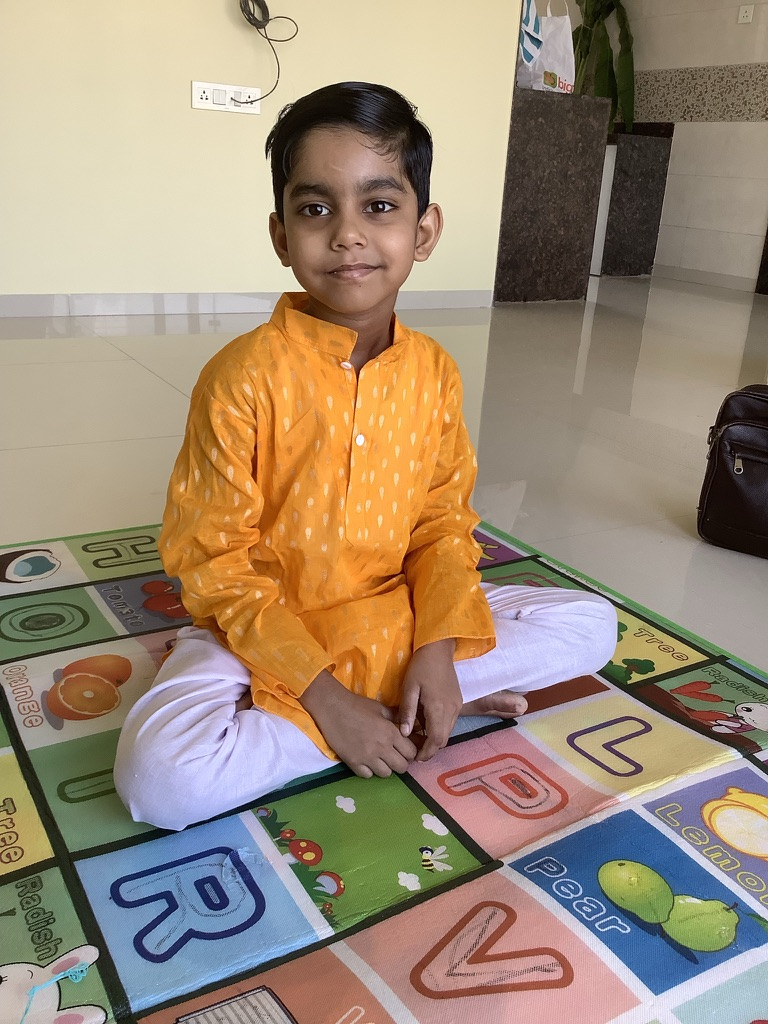
#> input picture Image Manipluator/Me.jpeg, 768 x 1024 px
$ python main.py
#> lines starting #> are read from the running program, lines starting #| are printed output that depends on the picture
#> in main, image is the input picture: shape (1024, 768, 3); mean B, G, R 119.1, 139.8, 157.5
import argparse
import matplotlib.pyplot as plt
from pathlib import Path

import cv2
import numpy as np


def rotate_image(image, angle):
#> called with angle = 0
	height, width = image.shape[:2]
#> height = 1024; width = 768
	center = (width / 2, height / 2)
#> center = (384, 512)
	rotation = cv2.getRotationMatrix2D(center, angle, 1.0)
#> rotation = [[1, 0, 0], [0, 1, 0]]
	cosine = abs(rotation[0, 0])
#> cosine = 1
	sine = abs(rotation[0, 1])
#> sine = 0
	rotated_width = int((height * sine) + (width * cosine))
#> rotated_width = 768
	rotated_height = int((height * cosine) + (width * sine))
#> rotated_height = 1024
	rotation[0, 2] += (rotated_width / 2) - center[0]
	rotation[1, 2] += (rotated_height / 2) - center[1]
	return cv2.warpAffine(image, rotation, (rotated_width, rotated_height))


def adjust_color(image, brightness, saturation):
	hsv_image = cv2.cvtColor(image, cv2.COLOR_BGR2HSV).astype(np.float32)
	hsv_image[:, :, 1] = np.clip(hsv_image[:, :, 1] * saturation, 0, 255)
	hsv_image[:, :, 2] = np.clip(hsv_image[:, :, 2] * brightness, 0, 255)
	return cv2.cvtColor(hsv_image.astype(np.uint8), cv2.COLOR_HSV2BGR)


def main():
	default_image = Path(__file__).with_name("Me.jpeg")
	parser = argparse.ArgumentParser(description="Rotate, brighten, crop, and save a photo.")
	parser.add_argument("image", nargs="?", type=Path, default=default_image)
	parser.add_argument("-o", "--output", type=Path, help="Output image path")
	parser.add_argument("--angle", type=float, default=0, help="Rotation in degrees counterclockwise")
	parser.add_argument("--brightness", type=float, default=1.10, help="Brightness multiplier")
	parser.add_argument("--saturation", type=float, default=1.08, help="Saturation multiplier")
	parser.add_argument(
		"--crop",
		type=int,
		nargs=4,
		metavar=("LEFT", "TOP", "WIDTH", "HEIGHT"),
		help="Crop rectangle in pixels, applied after rotation",
	)
	args = parser.parse_args()

	image_path = args.image.expanduser()
	image = cv2.imread(str(image_path), cv2.IMREAD_COLOR)
	if image is None:
		parser.error(f"Could not load an image from: {image_path}")

	rotated = rotate_image(image, args.angle)
	height, width = rotated.shape[:2]
#> height = 1024
	if args.crop is None:
		left = int(width * 0.075)
		top = int(height * 0.035)
		crop_width = width - left - int(width * 0.075)
		crop_height = height - top - int(height * 0.14)
	else:
		left, top, crop_width, crop_height = args.crop

	if left < 0 or top < 0 or crop_width <= 0 or crop_height <= 0:
		parser.error("Crop coordinates must be non-negative with positive width and height")
	if left + crop_width > width or top + crop_height > height:
		parser.error(f"Crop rectangle must fit within the rotated image ({width}x{height})")

	cropped = rotated[top:top + crop_height, left:left + crop_width]
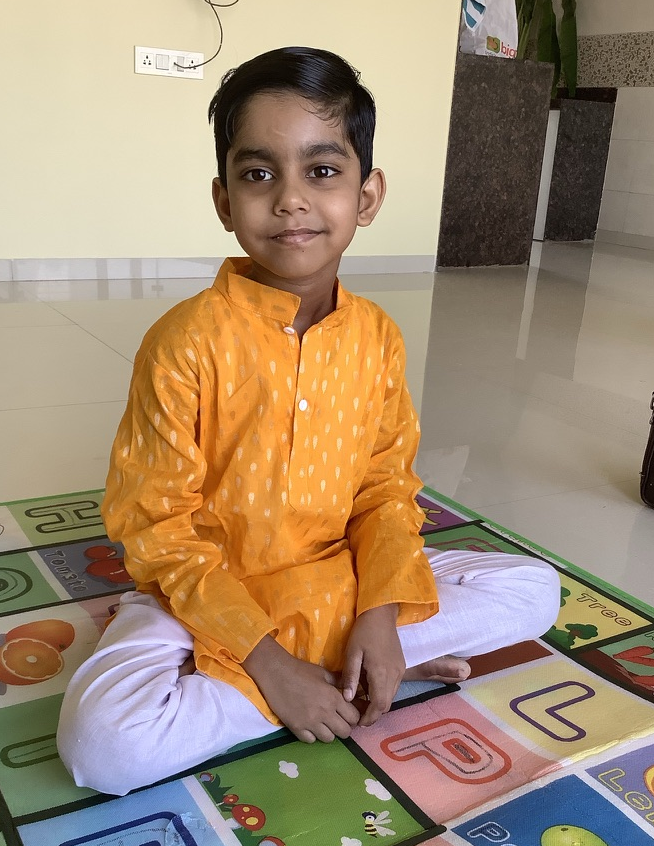
#> cropped: shape (846, 654, 3); mean B, G, R 113.8, 139, 161.4
	edited = adjust_color(cropped, args.brightness, args.saturation)
#> in adjust_color, `hsv_image = cv2.cvtColor(image, cv2.COLOR_BGR2HSV).astype(np.float32)`:
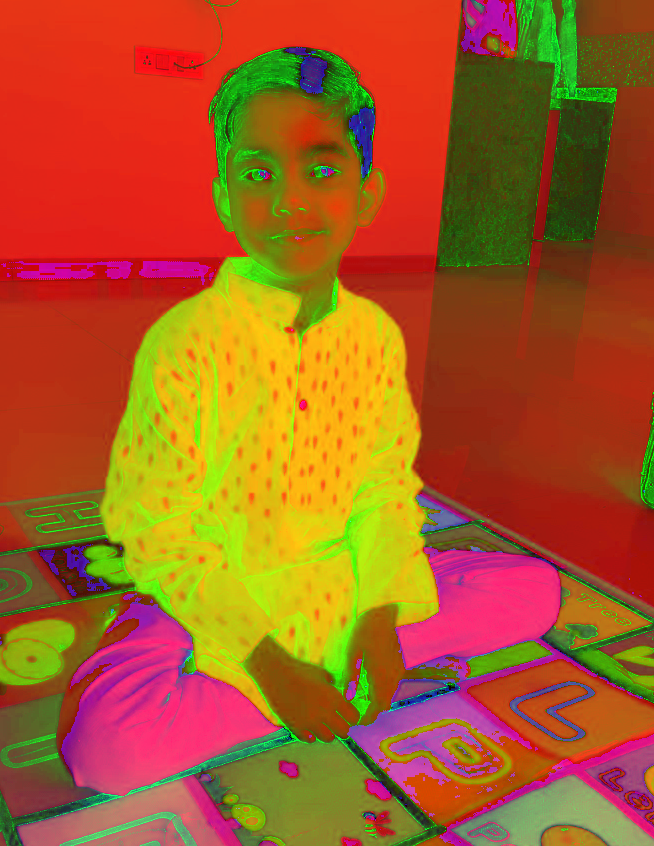
#> hsv_image: shape (846, 654, 3) float32; mean B, G, R 35.2, 92, 167.7
#> in adjust_color, `hsv_image[:, :, 2] = np.clip(hsv_image[:, :, 2] * brightness, 0, 255)`:
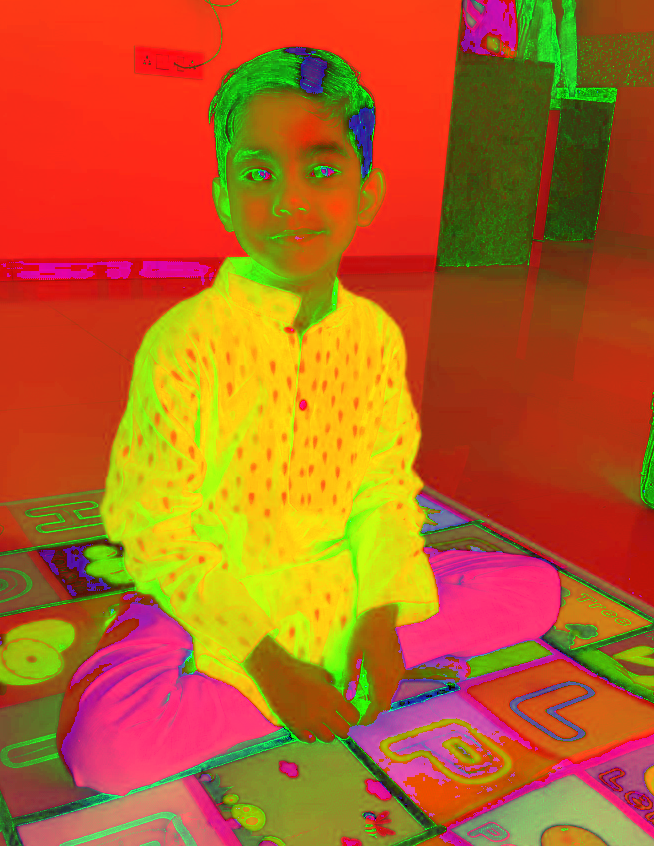
#> hsv_image: shape (846, 654, 3) float32; mean B, G, R 35.2, 99.2, 182.8
#> in adjust_color, `return cv2.cvtColor(hsv_image.astype(np.uint8), cv2.COLOR_HSV2BGR)`:
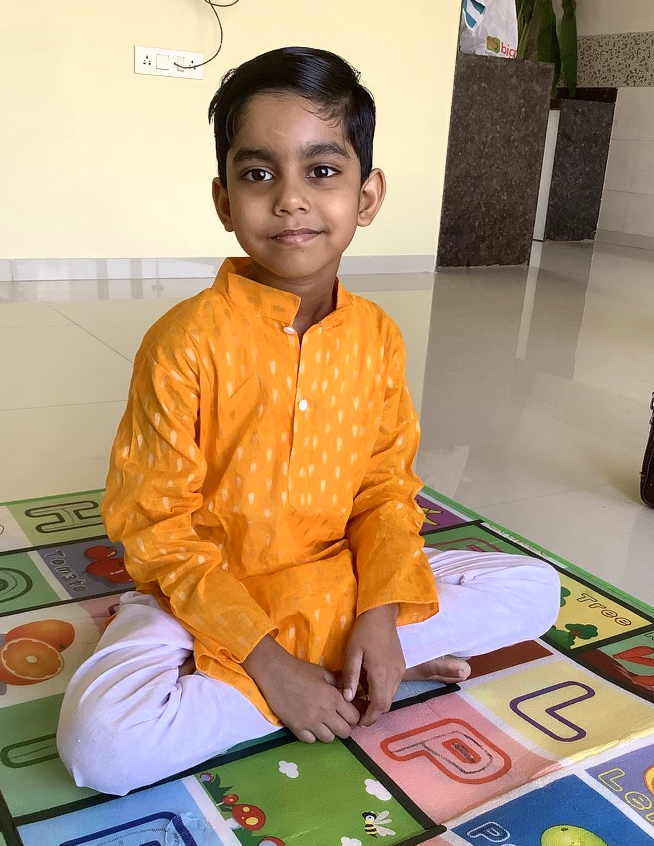
#> returned value: shape (846, 654, 3); mean B, G, R 119, 148.5, 175
	output_path = args.output or image_path.with_name(f"{image_path.stem}_edited{image_path.suffix}")
	output_path = output_path.expanduser()
	if output_path.resolve() == image_path.resolve():
		parser.error("Output path must be different from the source image")
	if not cv2.imwrite(str(output_path), edited):
		parser.error(f"Could not save edited image to: {output_path}")

	print(f"Saved edited image: {output_path}")
	print(f"Final size: {edited.shape[1]}x{edited.shape[0]}")
#| Final size: 654x846

	plt.figure("Edited image")
	plt.imshow(cv2.cvtColor(edited, cv2.COLOR_BGR2RGB))
	plt.axis("off")
	plt.tight_layout()
	plt.show()


if __name__ == "__main__":
	main()

$ run again, with Image Manipluator/Me_edited.jpeg copied over Image Manipluator/Me.jpeg
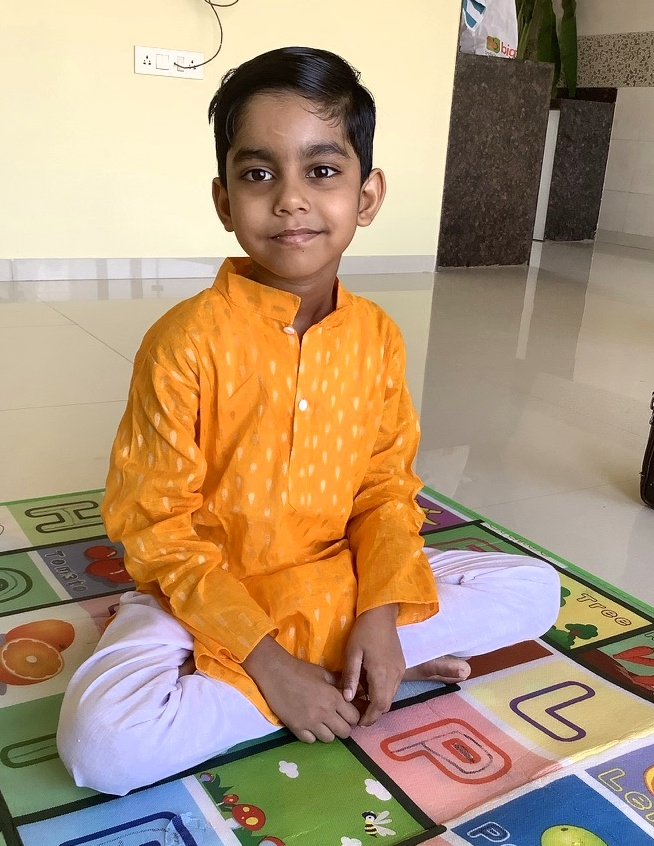
#> input picture Image Manipluator/Me_edited.jpeg, 654 x 846 px
#> in main, image is the input picture: shape (846, 654, 3); mean B, G, R 119, 148.5, 174.9
#> in adjust_color, `hsv_image[:, :, 2] = np.clip(hsv_image[:, :, 2] * brightness, 0, 255)`:
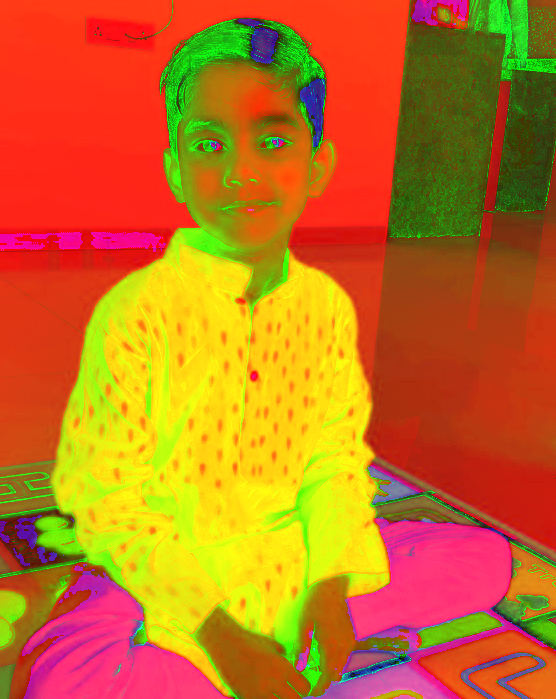
#> hsv_image: shape (699, 556, 3) float32; mean B, G, R 29.5, 113.7, 196.5
#> in adjust_color, `return cv2.cvtColor(hsv_image.astype(np.uint8), cv2.COLOR_HSV2BGR)`:
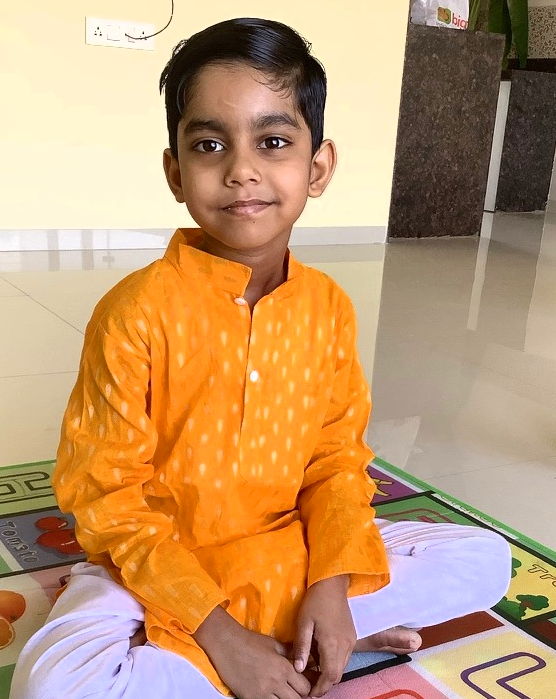
#> returned value: shape (699, 556, 3); mean B, G, R 111.6, 152.2, 192.8
#| Final size: 556x699
